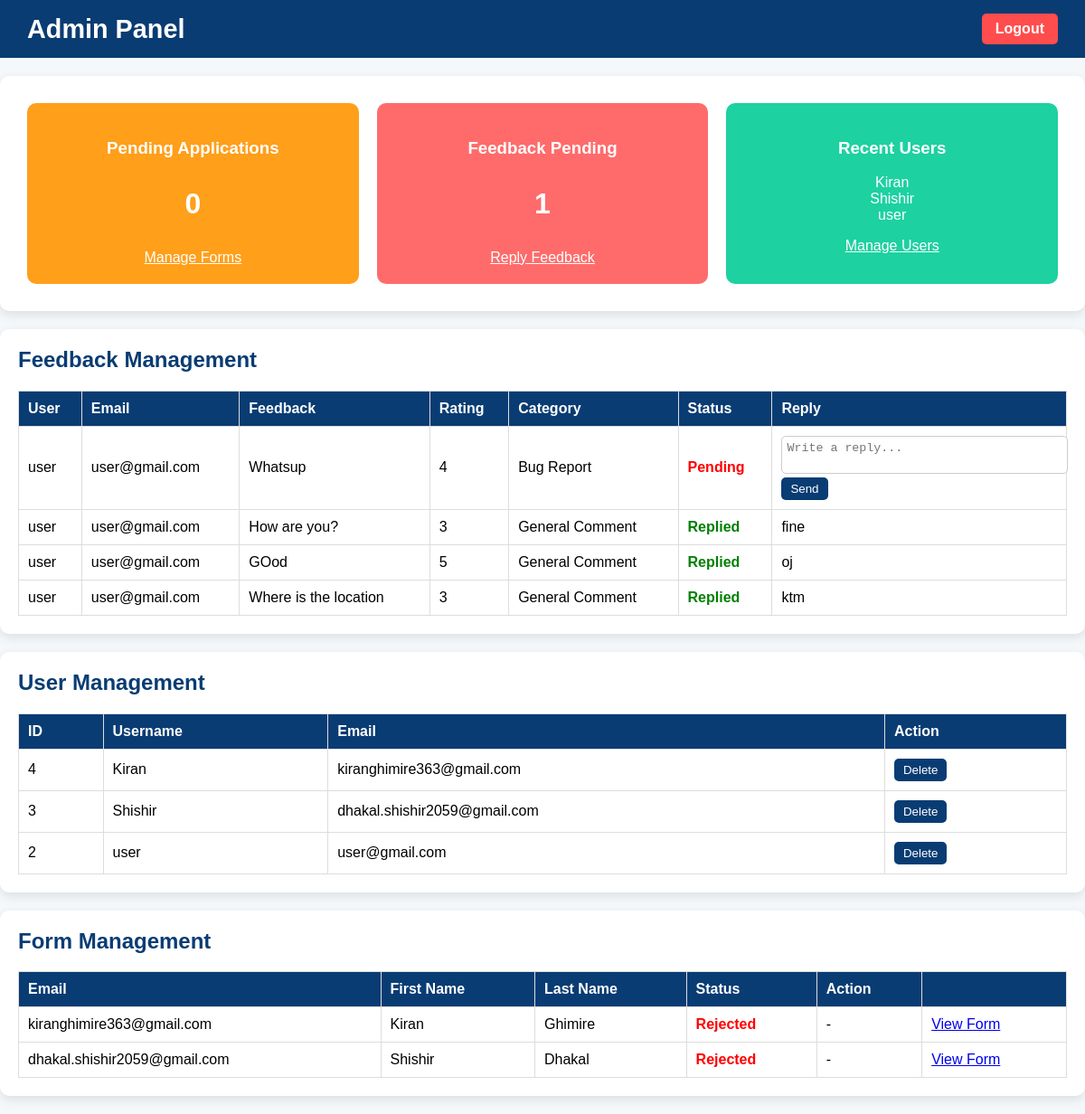
The page /admin/admin_panel.php (signed in) on the database its author committed.
### tables this page shows
CREATE TABLE `user` (
  `id` int(11) NOT NULL,
  `username` varchar(255) NOT NULL,
  `password` varchar(255) NOT NULL,
  `email` varchar(255) NOT NULL
);

CREATE TABLE `chat_feedback` (
  `id` int(11) NOT NULL,
  `user_id` int(11) NOT NULL,
  `feedback` text NOT NULL,
  `rating` int(11) NOT NULL,
  `category` varchar(50) DEFAULT NULL,
  `reply` text DEFAULT NULL,
  `created_at` timestamp NOT NULL DEFAULT current_timestamp(),
  `is_read` tinyint(1) DEFAULT 0
);

CREATE TABLE `student_forms` (
  `id` int(11) NOT NULL,
  `user_id` int(11) NOT NULL,
  `fname` varchar(100) NOT NULL,
  `lname` varchar(100) DEFAULT NULL,
  `dob` date DEFAULT NULL,
  `contact_number` varchar(10) DEFAULT NULL,
  `gender` enum('M','F','Others') DEFAULT NULL,
  `email` varchar(255) NOT NULL,
  `school_name` varchar(255) DEFAULT NULL,
  `see_gpa` decimal(4,2) DEFAULT NULL,
  `college_name` varchar(255) DEFAULT NULL,
  `plus2_gpa` decimal(4,2) DEFAULT NULL,
  `iost_marks` int(11) DEFAULT NULL,
  `faculty` varchar(50) DEFAULT NULL,
  `file_path` varchar(255) DEFAULT NULL,
  `status` enum('Pending','Accepted','Rejected') DEFAULT 'Pending',
  `created_at` timestamp NOT NULL DEFAULT current_timestamp()
);

### admin/admin_panel.php (the view, shortened to what this page needs)
<?php
include "../connection.php";
$feedbacks = mysqli_query($con, "
    SELECT cf.id, cf.feedback, cf.rating, cf.category, cf.reply, u.username, u.email
    FROM chat_feedback cf
    JOIN user u ON u.id = cf.user_id
    ORDER BY cf.created_at DESC
");
$users = mysqli_query($con, "SELECT * FROM user ORDER BY id DESC");
?>
<!DOCTYPE html>
<html lang="en">
<head>
</head>
<body>
    <header>
        <h1>Admin Panel</h1>
        <a href="?logout=true" class="logout-btn">Logout</a>
    </header>
    <div class="container">
        <div class="card" style="display:flex;justify-content:space-between;flex-wrap:wrap;">
            <div style="flex:1; min-width:180px; margin:10px; background:#ff9f1a; color:white; padding:20px; border-radius:10px; text-align:center;">
                <h3>Pending Applications</h3>
                <p style="font-size:2rem; font-weight:bold;"><?php
                                                                echo mysqli_fetch_assoc(mysqli_query($con, "SELECT COUNT(*) AS total FROM student_forms WHERE status='Pending'"))['total'];
                                                                ?></p>
                <a href="#form-management" style="color:white; text-decoration:underline;">Manage Forms</a>
            </div>
            <div style="flex:1; min-width:180px; margin:10px; background:#ff6b6b; color:white; padding:20px; border-radius:10px; text-align:center;">
                <h3>Feedback Pending</h3>
                <p style="font-size:2rem; font-weight:bold;"><?php
                                                                echo mysqli_fetch_assoc(mysqli_query($con, "SELECT COUNT(*) AS total FROM chat_feedback WHERE reply IS NULL"))['total'];
                                                                ?></p>
                <a href="#feedback-management" style="color:white; text-decoration:underline;">Reply Feedback</a>
            </div>
            <div style="flex:1; min-width:180px; margin:10px; background:#1dd1a1; color:white; padding:20px; border-radius:10px; text-align:center;">
                <h3>Recent Users</h3>
                <p style="font-size:1rem;"><?php
                                            $recent_users = mysqli_query($con, "SELECT username FROM user ORDER BY id DESC LIMIT 3");
                                            while ($u = mysqli_fetch_assoc($recent_users)) {
                                                echo htmlspecialchars($u['username']) . "<br>";
                                            }
                                            ?></p>
                <a href="#user-management" style="color:white; text-decoration:underline;">Manage Users</a>
            </div>
        </div>
        <div class="card">
            <section id="feedback-management">
                <h2>Feedback Management</h2>
                <table>
                    <tr>
                        <th>User</th>
                        <th>Email</th>
                        <th>Feedback</th>
                        <th>Rating</th>
                        <th>Category</th>
                        <th>Status</th>
                        <th>Reply</th>
                    </tr>
                    <?php while ($f = mysqli_fetch_assoc($feedbacks)) { ?>
                        <tr>
                            <td><?php echo htmlspecialchars($f['username']); ?></td>
                            <td><?php echo htmlspecialchars($f['email']); ?></td>
                            <td><?php echo htmlspecialchars($f['feedback']); ?></td>
                            <td><?php echo $f['rating']; ?></td>
                            <td><?php echo htmlspecialchars($f['category']); ?></td>
                            <td>
                                <?php echo $f['reply'] ? '<span class="status-replied">Replied</span>' : '<span class="status-pending">Pending</span>'; ?>
                            </td>
                            <td>
                                <?php if (!$f['reply']) { ?>
                                    <form method="post">
                                        <textarea name="reply" rows="2" placeholder="Write a reply..."></textarea>
                                        <button type="submit">Send</button>
                                    </form>
                                <?php } else {
                                    echo htmlspecialchars($f['reply']);
                                } ?>
                            </td>
                        </tr>
                    <?php } ?>
                </table>
            </section>
        </div>
        <div class="card">
            <section id="user-management">
                <h2>User Management</h2>
                <table>
                    <tr>
                        <th>ID</th>
                        <th>Username</th>
                        <th>Email</th>
                        <th>Action</th>
                    </tr>
                    <?php while ($u = mysqli_fetch_assoc($users)) { ?>
                        <tr>
                            <td><?php echo $u['id']; ?></td>
                            <td><?php echo htmlspecialchars($u['username']); ?></td>
                            <td><?php echo htmlspecialchars($u['email']); ?></td>
                            <td>
                                <form method="post" action="delete_user.php" onsubmit="return confirm('Are you sure?');">
                                    <button type="submit">Delete</button>
                                </form>
                            </td>
                        </tr>
                    <?php } ?>
                </table>
            </section>
        </div>
        <div class="card">
            <section id="form-management">
                <h2>Form Management</h2>
                <table>
                    <tr>
                        <th>Email</th>
                        <th>First Name</th>
                        <th>Last Name</th>
                        <th>Status</th>
                        <th>Action</th>
                        <th></th>
                    </tr>
                    <?php
                    $forms = mysqli_query($con, "
            SELECT sf.*, u.username
            FROM student_forms sf
            JOIN user u ON u.id = sf.user_id
            ORDER BY sf.created_at DESC
        ");
                    while ($f = mysqli_fetch_assoc($forms)) { ?>
                        <tr>
                            <td><?php echo htmlspecialchars($f['email']); ?></td>
                            <td><?php echo htmlspecialchars($f['fname']); ?></td>
                            <td><?php echo htmlspecialchars($f['lname']); ?></td>
                            <td>
                                <?php
                                if ($f['status'] == 'Pending') echo '<span style="color:orange;font-weight:bold;">Pending</span>';
                                elseif ($f['status'] == 'Accepted') echo '<span style="color:green;font-weight:bold;">Accepted</span>';
                                else echo '<span style="color:red;font-weight:bold;">Rejected</span>';
                                ?>
                            </td>
                            <td>
                                <?php if ($f['status'] == 'Pending') { ?>
                                    <form method="post" action="process_form.php">
                                        <input type="hidden" name="form_id" value="<?php echo $f['id']; ?>">
                                        <button type="submit" name="action" value="accept">Accept</button>
                                        <button type="submit" name="action" value="reject">Reject</button>
                                    </form>
                                <?php } else {
                                    echo '-';
                                } ?>
                            </td>
                            <td>
                                <a href="view_form_pdf.php?form_id=<?php echo $f['id']; ?>" target="_blank">View Form</a>
                            </td>
                        </tr>
                    <?php } ?>
                </table>
            </section>
        </div>
    </div>
</body>
</html>

### admin/admin_panel.php (style rules this page uses)
body { font-family: Arial, sans-serif; background: #f4f8fb; margin: 0; padding: 0; }
header { background: #093c73; color: white; padding: 15px 30px; display: flex; justify-content: space-between; align-items: center; }
header h1 { margin: 0; font-size: 1.8rem; }
a.logout-btn { background: #ff4d4d; color: white; padding: 8px 15px; border-radius: 5px; text-decoration: none; font-weight: bold; }
.container { max-width: 1200px; margin: 20px auto; display: grid; gap: 20px; }
.card { background: white; border-radius: 10px; padding: 20px; box-shadow: 0 4px 12px rgba(0, 0, 0, 0.1); }
h2 { color: #093c73; margin-top: 0; }
table { width: 100%; border-collapse: collapse; margin-top: 10px; }
th, td { border: 1px solid #ddd; padding: 10px; text-align: left; }
th { background: #093c73; color: white; }
textarea { width: 100%; padding: 5px; border-radius: 5px; border: 1px solid #ccc; resize: none; }
button { padding: 5px 10px; background: #093c73; color: white; border: none; border-radius: 5px; cursor: pointer; }
.status-replied { color: green; font-weight: bold; }
.status-pending { color: red; font-weight: bold; }

### rows shown on the page
user: username "Kiran", id "4", email "kiranghimire363@gmail.com"
user: username "Shishir", id "3", email "dhakal.shishir2059@gmail.com"
user: username "user", id "2", email "user@gmail.com"
chat_feedback: user.username "user", user.email "user@gmail.com", feedback "Whatsup", rating "4", category "Bug Report", shows "Pending"
chat_feedback: user.username "user", user.email "user@gmail.com", feedback "How are you?", rating "3", category "General Comment", shows "Replied", reply "fine"
chat_feedback: user.username "user", user.email "user@gmail.com", feedback "GOod", rating "5", category "General Comment", shows "Replied", reply "oj"
chat_feedback: user.username "user", user.email "user@gmail.com", feedback "Where is the location", rating "3", category "General Comment", shows "Replied", reply "ktm"
student_forms: email "kiranghimire363@gmail.com", fname "Kiran", lname "Ghimire", status "Rejected"
student_forms: email "dhakal.shishir2059@gmail.com", fname "Shishir", lname "Dhakal", status "Rejected"
